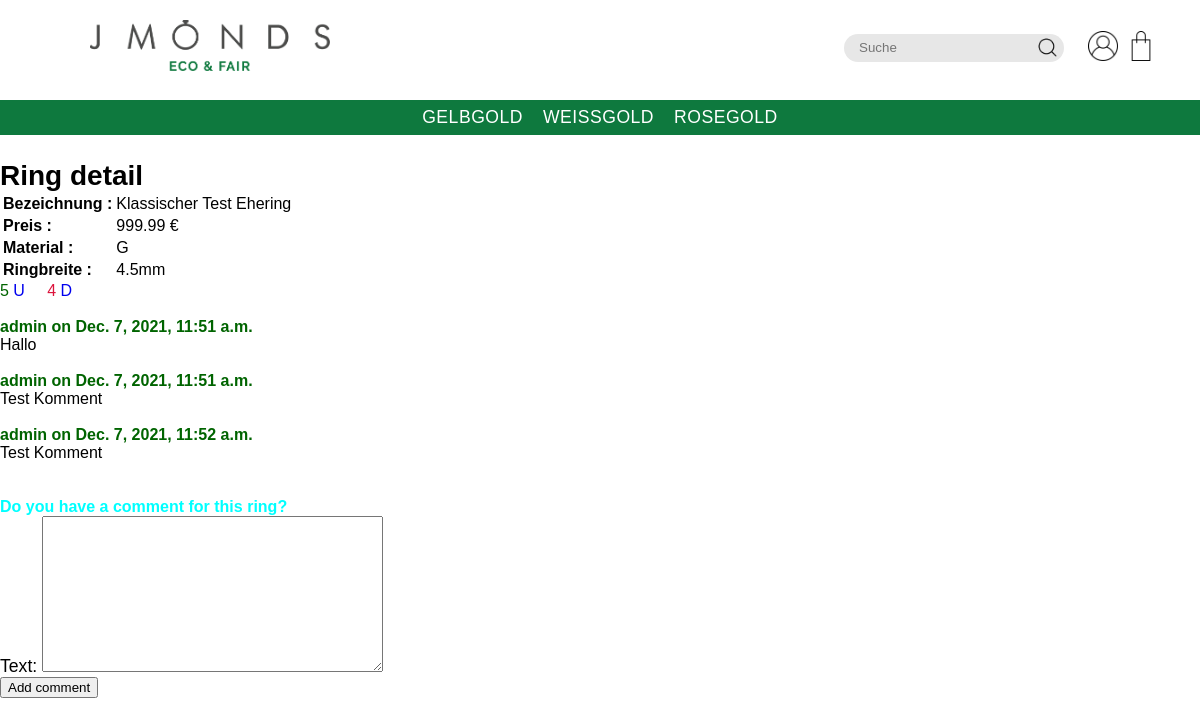
/rings/product/1/, run on the app's committed database.
### Rings/models.py (models this page shows, shortened)
class Ring(models.Model):
    RING_MATERIALS = [
        ('G', 'Gold'),
        ('WG', 'Weissgold'),
        ('RG', 'Rosegold'),
    ]
    bezeichnung = models.CharField(max_length=100)
    preis = models.DecimalField(max_digits=7, decimal_places=2)
    material = models.CharField(max_length=2,
                                choices=RING_MATERIALS,
                                )
    ring_Breite = models.CharField(max_length=5)
    user = models.ForeignKey(User,
                             on_delete=models.CASCADE,
                             related_name='users',
                             related_query_name='user',
                             )
    class Meta:
        ordering = ['bezeichnung', '-preis']
        verbose_name = 'Ring'
        verbose_name_plural = 'Rings'
    def get_upvotes(self):
        upvotes = Vote.objects.filter(up_or_down='U',
                                      ring=self)
        return upvotes
    def get_upvotes_count(self):
        return len(self.get_upvotes())
    def get_downvotes(self):
        downvotes = Vote.objects.filter(up_or_down='D',
                                        ring=self)
        return downvotes
    def get_downvotes_count(self):
        return len(self.get_downvotes())
    def __str__(self):
        return self.bezeichnung + ' (' + self.material + ')'

class Comment(models.Model):
    text = models.TextField(max_length=500)
    timestamp = models.DateTimeField(auto_now_add=True)
    user = models.ForeignKey(User, on_delete=models.CASCADE)
    ring = models.ForeignKey(Ring, on_delete=models.CASCADE)
    class Meta:
        ordering = ['timestamp']
        verbose_name = 'Comment'
        verbose_name_plural = 'Comments'

### Rings/views.py (the view, shortened to what this page needs)
# urls.py: path('product/<int:pk>/', views.ring_detail, name='ring_detail'),
def ring_detail(request, **kwargs):
    print(kwargs)
    ring_id = kwargs['pk']
    that_one_ring = Ring.objects.get(id=ring_id)
    print(str(ring_id), " :: ", that_one_ring)
    context = {'that_one_ring': that_one_ring}
    comments = Comment.objects.filter(ring=that_one_ring)
    context = {'that_one_ring': that_one_ring,
               'comments_for_that_one_ring': comments,
               'upvotes': that_one_ring.get_upvotes_count(),
               'downvotes': that_one_ring.get_downvotes_count(),
               'comment_form': CommentForm}
    return render(request, 'ring-detail.html', context)

### Rings/templates/ring-detail.html (shortened to what this page needs)
{% extends 'base.html' %}
{% load static %}
{% block bodyContent %}
<h2>Ring detail</h2>
    <table>
    <tr>
        <td><b>Bezeichnung :</b></td>
        <td>{{ that_one_ring.bezeichnung }}<br></td>
    </tr>
    <tr>
        <td><b>Preis :</b></td>
        <td>{{ that_one_ring.preis }} € <br></td>
    </tr>
    <tr>
        <td><b>Material :</b></td>
        <td>{{ that_one_ring.material }}<br></td>
    </tr>
    <tr>
        <td><b>Ringbreite :</b></td>
        <td>{{ that_one_ring.ring_Breite }}<br></td>
    </tr>
    </table>
    <span style="color: darkgreen">{{ upvotes }}</span>
    <a href="{% url 'ring-vote' that_one_ring.id 'up' %}" style="text-decoration: none">
       U
    </a>
    <span style="color: crimson">{{ downvotes }}</span>
    <a href="{% url 'ring-vote' that_one_ring.id 'down' %}" style="text-decoration: none">
        D
    </a>
    <br><br>
    {% for comment in comments_for_that_one_ring %}
        <b style="color: darkgreen">{{ comment.user.username }} on {{ comment.timestamp }}</b><br>
        {{ comment.text }}<br><br>
    {% endfor %}
    <br>
    <b style="color: aqua">Do you have a comment for this ring?</b><br>
    <form method="POST">
        {{ comment_form.as_p }}
        <button type="submit">Add comment</button>
    </form>
    <br>
{% endblock %}

### templates/base.html (shortened to what this page needs)
{% load static %}
<!DOCTYPE html>
<html lang="de" xmlns="http://www.w3.org/1999/html">
<head>
    <link href="https://unpkg.com/sanitize.css" rel="stylesheet">
    <link href="{% static "../static/style/style.css" %}" rel="stylesheet">
    <link rel="stylesheet" href="https://use.typekit.net/jby6hqc.css">
</head>
<body>
<header>
    <div class="header__elem-wrapper banner-wrapper">
        <div>
           <a href="{%  url 'landing-page' %}"><img src="{% static "assets/logos/Jmonds_logo_ecoFair.png" %}" alt="JMONDS - Eco & Fair"></a>
        </div>
        <div class="elem-wrapper__icon-wrapper">
            <form id="search-container">
                <input type="text" placeholder="Suche" name="search" id="searchbar">
                <button type="submit"><img src="{% static "assets/icons/search.png" %}" alt="Suchen"></button>
            </form>
            {% if user.is_authenticated %}
                {% block logged_in_content %}
                    <a href="{% url 'landing-page' %}"><img src="{% static "assets/icons/home.png" %}" alt="Profil"></a>
                {% endblock %}
            {% else %}
                {% block not_logged_in_content %}
                    <a href="{% url 'login' %}"><img src="{% static "assets/icons/user.png" %}" alt="Login"></a>
                {% endblock %}
            {% endif %}
            <a href="#"><img src="{% static "assets/icons/shopping-bag.png" %}" alt="Cart"></a>
        </div>
    </div>
    <div class="header__navbar">
        <ul>
            <li><a href="#">Gelbgold</a></li>
            <li><a href="#">Weißgold</a></li>
            <li><a href="#">Rosegold</a></li>
        </ul>
    </div>
</header>
<main>
    {% block bodyContent %}Base Block{% endblock %}
</main>
</body>
</html>

### static/style/style.css (style rules this page uses)
*, *::before, *::after { box-sizing: border-box; }
html { scroll-behavior: smooth; min-height: 100vh; }
html, body { margin: 0; padding: 0; }
img { max-width: 500px; }
ul { list-style: none; }
h1, h2, h3, h4, p, ul, li, a { margin: 0; padding: 0; }
:root { font-family: "europa", sans-serif; font-size: 1rem; --DarkColor: #212121; --Green: #0e793e; --Gold: #ffecc1; --Silver: #eeedf2; --Rose: #f0e2da; }
h2 { font-size: 1.75rem; }
p { font-size: 1.1rem; }
header { margin-bottom: 25px; }
header .header__elem-wrapper { padding: 20px; display: flex; flex-flow: row wrap; justify-content: space-between; align-items: center; }
header .header__elem-wrapper.banner-wrapper { margin-bottom: 5px; }
header .header__elem-wrapper.banner-wrapper > div { display: flex; flex-flow: row wrap; justify-content: center; align-items: center; }
header .header__elem-wrapper.banner-wrapper > div:first-of-type { flex: 1 1 20em; padding: 0 25px 0 70px; justify-content: flex-start; }
header .header__elem-wrapper.banner-wrapper > div:first-of-type img { max-width: 240px; }
header .header__elem-wrapper.banner-wrapper > div:last-of-type { flex: 1 1 30em; }
header .header__elem-wrapper.banner-wrapper > div:last-of-type img { max-width: 70px; }
header .header__elem-wrapper.banner-wrapper .elem-wrapper__icon-wrapper { padding-right: 20px; justify-content: flex-end; }
header .header__elem-wrapper.banner-wrapper .elem-wrapper__icon-wrapper img { width: 30px; }
header .header__elem-wrapper.banner-wrapper .elem-wrapper__icon-wrapper a { margin: 0 4px; }
header .header__elem-wrapper #search-container { margin-right: 20px; position: relative; }
header .header__elem-wrapper #search-container input { border: none; border-radius: 50px; background-color: #e7e7e7; height: 28px; padding: 0 15px; width: 220px; }
header .header__elem-wrapper #search-container button { border: none; background: none; cursor: pointer; width: 25px; position: absolute; right: 10px; z-index: 5; }
header .header__elem-wrapper #search-container button img { width: 25px; }
header .header__navbar { padding: 7px 0; background: var(--Green); }
header .header__navbar ul { display: flex; flex-flow: row wrap; justify-content: center; align-items: center; }
header .header__navbar ul li { margin: 0 10px; }
header .header__navbar ul li a { text-transform: uppercase; font-weight: 300; font-size: 1.1rem; letter-spacing: 0.5px; text-decoration: none; color: #fff; }

### data on the page
Ring: bezeichnung "Klassischer Test Ehering", preis "999.99", material "G", ring_Breite "4.5mm"
Comment: user.username "admin", timestamp "Dec. 7, 2021, 11:51 a.m.", text "Hallo"
Comment: user.username "admin", timestamp "Dec. 7, 2021, 11:51 a.m.", text "Test Komment"
Comment: user.username "admin", timestamp "Dec. 7, 2021, 11:52 a.m.", text "Test Komment"

### other printed values
{{ upvotes }} "5"
{{ downvotes }} "4"
